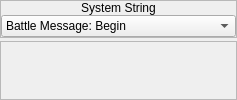
     <widget class="QWidget" name="wSystemString">
      <layout class="QVBoxLayout" name="verticalLayout_54">
       <property name="spacing">
        <number>3</number>
       </property>
       <property name="margin">
        <number>0</number>
       </property>
       <item>
        <widget class="QFrame" name="frame_31">
         <property name="sizePolicy">
          <sizepolicy hsizetype="Preferred" vsizetype="Fixed">
           <horstretch>0</horstretch>
           <verstretch>0</verstretch>
          </sizepolicy>
         </property>
         <property name="frameShape">
          <enum>QFrame::StyledPanel</enum>
         </property>
         <property name="frameShadow">
          <enum>QFrame::Raised</enum>
         </property>
         <layout class="QVBoxLayout" name="verticalLayout_53">
          <property name="spacing">
           <number>0</number>
          </property>
          <property name="margin">
           <number>0</number>
          </property>
          <item>
           <widget class="QLabel" name="label_21">
            <property name="sizePolicy">
             <sizepolicy hsizetype="Preferred" vsizetype="Fixed">
              <horstretch>0</horstretch>
              <verstretch>0</verstretch>
             </sizepolicy>
            </property>
            <property name="text">
             <string>System String</string>
            </property>
            <property name="alignment">
             <set>Qt::AlignCenter</set>
            </property>
           </widget>
          </item>
          <item>
           <widget class="QWidget" name="widget_27" native="true">
            <layout class="QHBoxLayout" name="horizontalLayout_26">
             <property name="spacing">
              <number>0</number>
             </property>
             <property name="margin">
              <number>0</number>
             </property>
             <item>
              <widget class="QComboBox" name="cboxSystemStrings">
               <item>
                <property name="text">
                 <string>Battle Message: Begin</string>
                </property>
               </item>
               <item>
                <property name="text">
                 <string>Battle Message: Initiative</string>
                </property>
               </item>
               <item>
                <property name="text">
                 <string>Battle Message: Miss</string>
                </property>
               </item>
               <item>
                <property name="text">
                 <string>Battle Message: Failed Escape</string>
                </property>
               </item>
               <item>
                <property name="text">
                 <string>Battle Message: Victory</string>
                </property>
               </item>
               <item>
                <property name="text">
                 <string>Battle Message: Defeat</string>
                </property>
               </item>
               <item>
                <property name="text">
                 <string>Battle Message: Experience Gained</string>
                </property>
               </item>
               <item>
                <property name="text">
                 <string>Battle Message: Money Gained</string>
                </property>
               </item>
               <item>
                <property name="text">
                 <string>Battle Message: Item Gained</string>
                </property>
               </item>
               <item>
                <property name="text">
                 <string>Level Up</string>
                </property>
               </item>
               <item>
                <property name="text">
                 <string>Skill Learned</string>
                </property>
               </item>
               <item>
                <property name="text">
                 <string>Shop Message: Greeting</string>
                </property>
               </item>
               <item>
                <property name="text">
                 <string>Shop Message: After First Transaction</string>
                </property>
               </item>
               <item>
                <property name="text">
                 <string>Shop Message: Buy</string>
                </property>
               </item>
               <item>
                <property name="text">
                 <string>Shop Message: Sell</string>
                </property>
               </item>
               <item>
                <property name="text">
                 <string>Shop Message: Done</string>
                </property>
               </item>
               <item>
                <property name="text">
                 <string>Shop Message: Buy Item</string>
                </property>
               </item>
               <item>
                <property name="text">
                 <string>Shop Message: Buy How Many</string>
                </property>
               </item>
               <item>
                <property name="text">
                 <string>Shop Message: Buy Complete</string>
                </property>
               </item>
               <item>
                <property name="text">
                 <string>Shop Message: Sell Item</string>
                </property>
               </item>
               <item>
                <property name="text">
                 <string>Shop Message: Sell How Many</string>
                </property>
               </item>
               <item>
                <property name="text">
                 <string>Shop Message: Sell Complete</string>
                </property>
               </item>
               <item>
                <property name="text">
                 <string>Inn Message: Price Intro</string>
                </property>
               </item>
               <item>
                <property name="text">
                 <string>Inn Message: Accept Inquiry</string>
                </property>
               </item>
               <item>
                <property name="text">
                 <string>Inn Message: Accept</string>
                </property>
               </item>
               <item>
                <property name="text">
                 <string>Inn Message: Decline</string>
                </property>
               </item>
               <item>
                <property name="text">
                 <string>Other: Items Possessed</string>
                </property>
               </item>
               <item>
                <property name="text">
                 <string>Other: Items Equipped</string>
                </property>
               </item>
               <item>
                <property name="text">
                 <string>Other: Currency</string>
                </property>
               </item>
               <item>
                <property name="text">
                 <string>Stat: Level</string>
                </property>
               </item>
               <item>
                <property name="text">
                 <string>Stat: Level (Short Form)</string>
                </property>
               </item>
               <item>
                <property name="text">
                 <string>Stat: HP</string>
                </property>
               </item>
               <item>
                <property name="text">
                 <string>Stat: HP (Short Form)</string>
                </property>
               </item>
               <item>
                <property name="text">
                 <string>Stat: MP</string>
                </property>
               </item>
               <item>
                <property name="text">
                 <string>Stat: MP (Short Form)</string>
                </property>
               </item>
               <item>
                <property name="text">
                 <string>Stat: Normal Status</string>
                </property>
               </item>
               <item>
                <property name="text">
                 <string>Stat: Experience</string>
                </property>
               </item>
               <item>
                <property name="text">
                 <string>Stat: Attack</string>
                </property>
               </item>
               <item>
                <property name="text">
                 <string>Stat: Defense</string>
                </property>
               </item>
               <item>
                <property name="text">
                 <string>Stat: Wisdom</string>
                </property>
               </item>
               <item>
                <property name="text">
                 <string>Stat: Agility</string>
                </property>
               </item>
               <item>
                <property name="text">
                 <string>Equipment: MP Used</string>
                </property>
               </item>
               <item>
                <property name="text">
                 <string>Equipment: Weapon</string>
                </property>
               </item>
               <item>
                <property name="text">
                 <string>Equipment: Shield</string>
                </property>
               </item>
               <item>
                <property name="text">
                 <string>Equipment: Armor</string>
                </property>
               </item>
               <item>
                <property name="text">
                 <string>Equipment: Helmet</string>
                </property>
               </item>
               <item>
                <property name="text">
                 <string>Equipment: Accessory</string>
                </property>
               </item>
               <item>
                <property name="text">
                 <string>Command: Fight</string>
                </property>
               </item>
               <item>
                <property name="text">
                 <string>Command: Auto-Fight</string>
                </property>
               </item>
               <item>
                <property name="text">
                 <string>Command: Escape</string>
                </property>
               </item>
               <item>
                <property name="text">
                 <string>Command: Item</string>
                </property>
               </item>
               <item>
                <property name="text">
                 <string>Command: Skill</string>
                </property>
               </item>
               <item>
                <property name="text">
                 <string>Command: Equip</string>
                </property>
               </item>
               <item>
                <property name="text">
                 <string>Command: Save</string>
                </property>
               </item>
               <item>
                <property name="text">
                 <string>Command: Quit</string>
                </property>
               </item>
               <item>
                <property name="text">
                 <string>Command: Status</string>
                </property>
               </item>
               <item>
                <property name="text">
                 <string>Command: Row</string>
                </property>
               </item>
               <item>
                <property name="text">
                 <string>Command: Order</string>
                </property>
               </item>
               <item>
                <property name="text">
                 <string>Command: New Game</string>
                </property>
               </item>
               <item>
                <property name="text">
                 <string>Command: Load Game</string>
                </property>
               </item>
               <item>
                <property name="text">
                 <string>Command: End Game</string>
                </property>
               </item>
               <item>
                <property name="text">
                 <string>Command: Wait ON</string>
                </property>
               </item>
               <item>
                <property name="text">
                 <string>Command: Wait OFF</string>
                </property>
               </item>
               <item>
                <property name="text">
                 <string>Save/Quit: Save Slot</string>
                </property>
               </item>
               <item>
                <property name="text">
                 <string>Save/Quit: Load Slot</string>
                </property>
               </item>
               <item>
                <property name="text">
                 <string>Save/Quit: Confirm Quit</string>
                </property>
               </item>
               <item>
                <property name="text">
                 <string>Save/Quit: Yes</string>
                </property>
               </item>
               <item>
                <property name="text">
                 <string>Save/Quit: No</string>
                </property>
               </item>
               <item>
                <property name="text">
                 <string>Misc: Party's Money</string>
                </property>
               </item>
               <item>
                <property name="text">
                 <string>Misc: Total Time Played</string>
                </property>
               </item>
              </widget>
             </item>
            </layout>
           </widget>
          </item>
         </layout>
        </widget>
       </item>
       <item>
        <widget class="QFrame" name="frame_32">
         <property name="frameShape">
          <enum>QFrame::StyledPanel</enum>
         </property>
         <property name="frameShadow">
          <enum>QFrame::Raised</enum>
         </property>
        </widget>
       </item>
      </layout>
     </widget>
